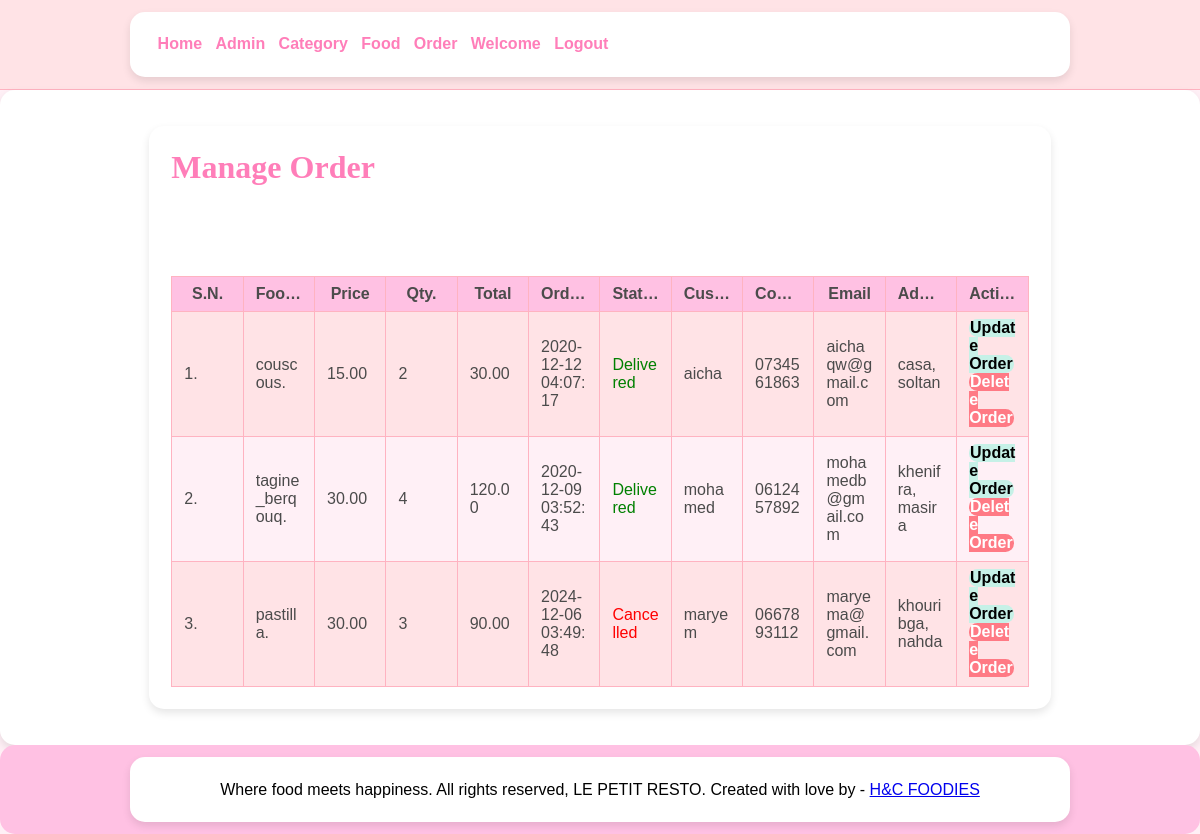
Page /admin/manage-order.php (signed in) on the committed database.
### tables this page shows
CREATE TABLE tbl_order (
  id int(10) UNSIGNED NOT NULL AUTO_INCREMENT,
  price decimal(10,2) NOT NULL,
  total DECIMAL(10,2) NOT NULL,                                                                                  
  qty int(11) NOT NULL,
  order_date datetime NOT NULL,
  status varchar(50) NOT NULL,
  customer_name varchar(150) NOT NULL,
  customer_contact varchar(20) NOT NULL,
  customer_email varchar(150) NOT NULL,
  customer_city varchar(255) NOT NULL,
  customer_street varchar(255) NOT NULL,
  PRIMARY KEY (id)
);

CREATE TABLE tbl_food (
  id int(10) UNSIGNED NOT NULL AUTO_INCREMENT,
  title varchar(100) NOT NULL,
  description text NOT NULL,
  price decimal(10,2) NOT NULL,
  image_name varchar(255) NOT NULL,
  category_id int(10) UNSIGNED NOT NULL,
  featured varchar(10) NOT NULL,
  active varchar(10) NOT NULL,
  PRIMARY KEY (id),
  FOREIGN KEY (category_id) REFERENCES tbl_category(id)
);

### admin/manage-order.php (the view, shortened to what this page needs)
<?php include('partials/menu.php'); ?>
<div class="main-content">
    <div class="wrapper">
        <h1>Manage Order</h1>
                <br /><br /><br />
                <br><br>
                <div class="table-container">
                <table class="tbl-full">
                    <tr>
                        <th>S.N.</th>
                        <th>Food Title</th>
                        <th>Price</th>
                        <th>Qty.</th>
                        <th>Total</th>
                        <th>Order_Date</th>
                        <th>Status</th>
                        <th>Customer_Name</th>
                        <th>Contact</th>
                        <th>Email</th>
                        <th>Address</th>
                        <th>Actions</th>
                    </tr>
                    <?php
                         $sql = "SELECT o.*, f.title AS food_title
                         FROM tbl_order o
                         JOIN tbl_order_food of ON o.id = of.order_id
                         JOIN tbl_food f ON of.food_id = f.id
                         ORDER BY o.id DESC";
                        $res = mysqli_query($conn, $sql);
                        $count = mysqli_num_rows($res);
                        $sn = 1;
                        if($count>0)
                        {
                            while($row=mysqli_fetch_assoc($res))
                            {
                                $id = $row['id'];
                                $food_title = $row['food_title'];
                                $price = $row['price'];
                                $qty = $row['qty'];
                                $total = $row['total'];
                                $order_date = $row['order_date'];
                                $status = $row['status'];
                                $customer_name = $row['customer_name'];
                                $customer_contact = $row['customer_contact'];
                                $customer_email = $row['customer_email'];
                                $customer_city = $row['customer_city'];
                                $customer_street = $row['customer_street'];
                                ?>
                                    <tr>
                                        <td><?php echo $sn++; ?>. </td>
                                        <td><?php echo $food_title; ?>. </td>
                                        <td><?php echo $price; ?></td>
                                        <td><?php echo $qty; ?></td>
                                        <td><?php echo $total; ?></td>
                                        <td><?php echo $order_date; ?></td>
                                        <td>
                                            <?php
                                                switch ($status) {
                                                    case "Delivered":
                                                        echo "<label style='color: green;'>$status</label>";
                                                        break;
                                                    case "Cancelled":
                                                        echo "<label style='color: red;'>$status</label>";
                                                        break;
                                                }
                                            ?>
                                    </td>
                                        <td><?php echo $customer_name; ?></td>
                                        <td><?php echo $customer_contact; ?></td>
                                        <td><?php echo $customer_email; ?></td>
                                        <td><?php echo $customer_city . ', ' . $customer_street; ?></td>
                                        <td>
                                            <a href="<?php echo SITEURL; ?>admin/update-order.php?id=<?php echo $id; ?>" class="btn-secondary">Update Order</a>
                                            <a href="<?php echo SITEURL; ?>admin/delete-order.php?id=<?php echo $id; ?>" class="btn-danger">Delete Order</a>
                                        </td>
                                    </tr>
                                <?php
                            }
                        }
                        else
                        {
                            echo "<tr><td colspan='12' class='error'>Orders not Available</td></tr>";
                        }
                    ?>
                </table>
                </div>
    </div>
</div>
<?php include('partials/footer.php'); ?>

### css/admin.css (style rules this page uses)
* { margin: 0; padding: 0; font-family: 'Poppins', sans-serif; box-sizing: border-box; }
body { background-color: #fff0f6; color: #4b4b4b; }
h1, h2, h3, h4, h5 { font-family: 'Dancing Script', cursive; color: #ff7eb9; }
.wrapper { padding: 2%; width: 80%; margin: 0 auto; background-color: #fff; border-radius: 15px; box-shadow: 0px 4px 8px rgba(0, 0, 0, 0.1); }
.tbl-full { width: 100%; border-collapse: collapse; table-layout: fixed; overflow-wrap: break-word; }
table tr th, table tr td { border: 1px solid #ffb3c1; padding: 8px 12px; text-align: left; }
table tr:nth-child(even) { background-color: #ffe3e6; }
table tr:nth-child(odd) { background-color: #fff0f6; }
table tr th { background-color: #ffc1e3; color: #4b4b4b; font-weight: bold; text-align: center; overflow: hidden; text-overflow: ellipsis; white-space: nowrap; }
table td { word-wrap: break-word; overflow-wrap: break-word; text-align: center; }
.table-container { max-width: 100%; overflow-x: auto; }
.btn-secondary { background-color: #c6f1e7; padding: 1% 2%; color: black; text-decoration: none; font-weight: bold; border-radius: 25px; transition: 0.3s; }
.btn-danger { background-color: #ff7a85; padding: 1% 2%; color: white; text-decoration: none; font-weight: bold; border-radius: 25px; transition: 0.3s; }
.main-content { background-color: #fff; padding: 3%; border-radius: 15px; box-shadow: 0px 4px 8px rgba(0, 0, 0, 0.1); }

### rows in the picture
tbl_order: tbl_food.title "couscous", price "15.00", qty "2", total "30.00", order_date "2020-12-12 04:07:17", status "Delivered", customer_name "aicha", customer_contact "0734561863", customer_email "aichaqw@gmail.com", customer_city "casa", customer_street "soltan"
tbl_order: tbl_food.title "tagine_berqouq", price "30.00", qty "4", total "120.00", order_date "2020-12-09 03:52:43", status "Delivered", customer_name "mohamed", customer_contact "0612457892", customer_email "mohamedb@gmail.com", customer_city "khenifra", customer_street "masira"
tbl_order: tbl_food.title "pastilla", price "30.00", qty "3", total "90.00", order_date "2024-12-06 03:49:48", status "Cancelled", customer_name "maryem", customer_contact "0667893112", customer_email "maryema@gmail.com", customer_city "khouribga", customer_street "nahda"
